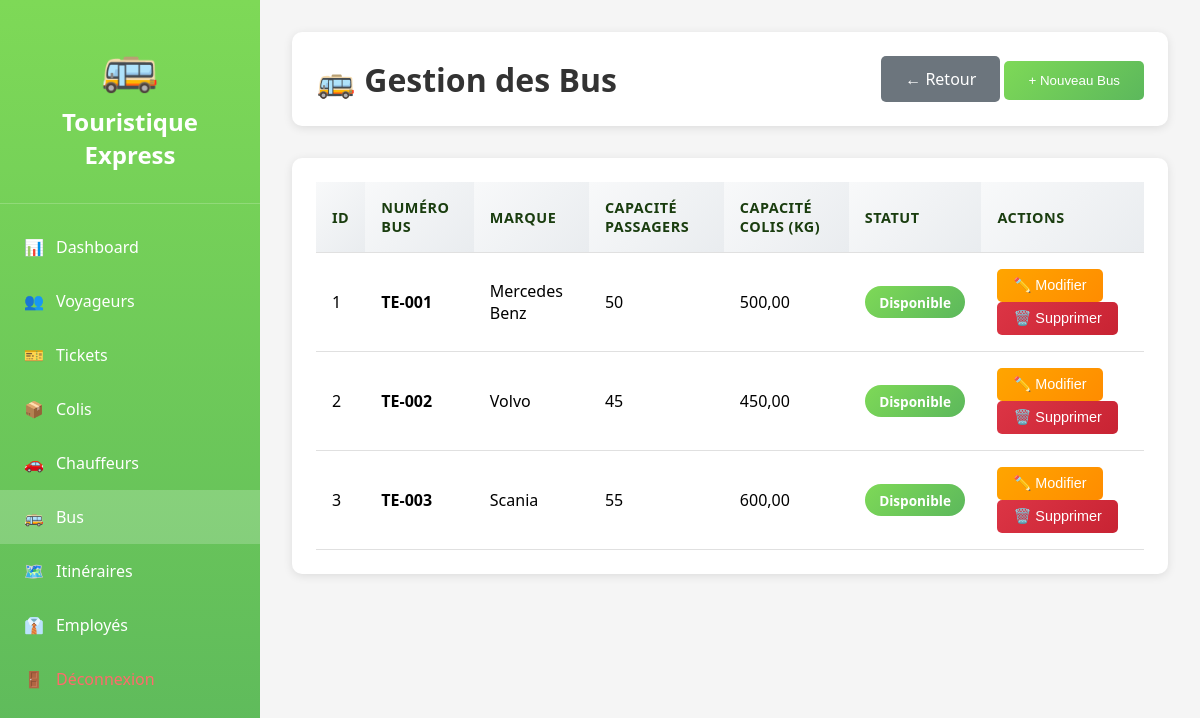
Page /admin_bus.php (signed in) on the committed database.
### tables this page shows
CREATE TABLE bus (
    id_bus INT AUTO_INCREMENT PRIMARY KEY,
    numero_bus VARCHAR(50) UNIQUE NOT NULL,
    marque VARCHAR(100),
    capacite_passagers INT,
    capacite_colis DECIMAL(10,2),
    statut ENUM('disponible', 'en_service', 'maintenance') DEFAULT 'disponible'
);

### admin_bus.php (the view, shortened to what this page needs)
<?php
$conn = getDBConnection();
$bus_list = $conn->query("SELECT * FROM bus ORDER BY numero_bus")->fetchAll(PDO::FETCH_ASSOC);
?>
<!DOCTYPE html>
<html lang="fr">
<head>
</head>
<body>
    <aside class="sidebar">
        <div class="logo-sidebar">
            <div style="font-size: 3rem;">🚌</div>
            <h2><?php echo APP_NAME; ?></h2>
        </div>
        <ul class="menu">
            <li><a href="admin_dashboard.php"><span>📊</span> Dashboard</a></li>
            <li><a href="admin_voyageurs.php"><span>👥</span> Voyageurs</a></li>
            <li><a href="admin_tickets.php"><span>🎫</span> Tickets</a></li>
            <li><a href="admin_colis.php"><span>📦</span> Colis</a></li>
            <li><a href="admin_chauffeurs.php"><span>🚗</span> Chauffeurs</a></li>
            <li><a href="admin_bus.php" class="active"><span>🚌</span> Bus</a></li>
            <li><a href="admin_itineraires.php"><span>🗺️</span> Itinéraires</a></li>
            <li><a href="admin_employes.php"><span>👔</span> Employés</a></li>
            <li><a href="logout.php" style="color: #ff6b6b;"><span>🚪</span> Déconnexion</a></li>
        </ul>
    </aside>
    <main class="main-content">
        <div class="top-bar">
            <h1>🚌 Gestion des Bus</h1>
            <div>
                <a href="admin_dashboard.php" class="btn btn-back">← Retour</a>
                <button onclick="openModal('create')" class="btn btn-primary">+ Nouveau Bus</button>
            </div>
        </div>
        <div class="card">
            <table>
                <thead>
                    <tr>
                        <th>ID</th>
                        <th>Numéro Bus</th>
                        <th>Marque</th>
                        <th>Capacité Passagers</th>
                        <th>Capacité Colis (kg)</th>
                        <th>Statut</th>
                        <th>Actions</th>
                    </tr>
                </thead>
                <tbody>
                    <?php foreach ($bus_list as $bus): ?>
                    <tr>
                        <td><?php echo $bus['id_bus']; ?></td>
                        <td><strong><?php echo htmlspecialchars($bus['numero_bus']); ?></strong></td>
                        <td><?php echo htmlspecialchars($bus['marque']); ?></td>
                        <td><?php echo $bus['capacite_passagers']; ?></td>
                        <td><?php echo number_format($bus['capacite_colis'], 2, ',', ' '); ?></td>
                        <td>
                            <span class="badge badge-<?php echo $bus['statut']; ?>">
                                <?php echo ucfirst(str_replace('_', ' ', $bus['statut'])); ?>
                            </span>
                        </td>
                        <td>
                            <button onclick='editBus(<?php echo json_encode($bus); ?>)' class="btn btn-warning btn-small">✏️ Modifier</button>
                            <form method="POST" style="display: inline;" onsubmit="return confirm('Confirmer la suppression du bus <?php echo $bus['numero_bus']; ?> ?');">
                                <button type="submit" class="btn btn-danger btn-small">🗑️ Supprimer</button>
                            </form>
                        </td>
                    </tr>
                    <?php endforeach; ?>
                </tbody>
            </table>
        </div>
    </main>
</body>
</html>

### rows in the picture
bus: id_bus "1", numero_bus "TE-001", marque "Mercedes Benz", capacite_passagers "50", capacite_colis "500,00", statut "Disponible"
bus: id_bus "2", numero_bus "TE-002", marque "Volvo", capacite_passagers "45", capacite_colis "450,00", statut "Disponible"
bus: id_bus "3", numero_bus "TE-003", marque "Scania", capacite_passagers "55", capacite_colis "600,00", statut "Disponible"

### other values in the picture
APP_NAME "Touristique Express"
